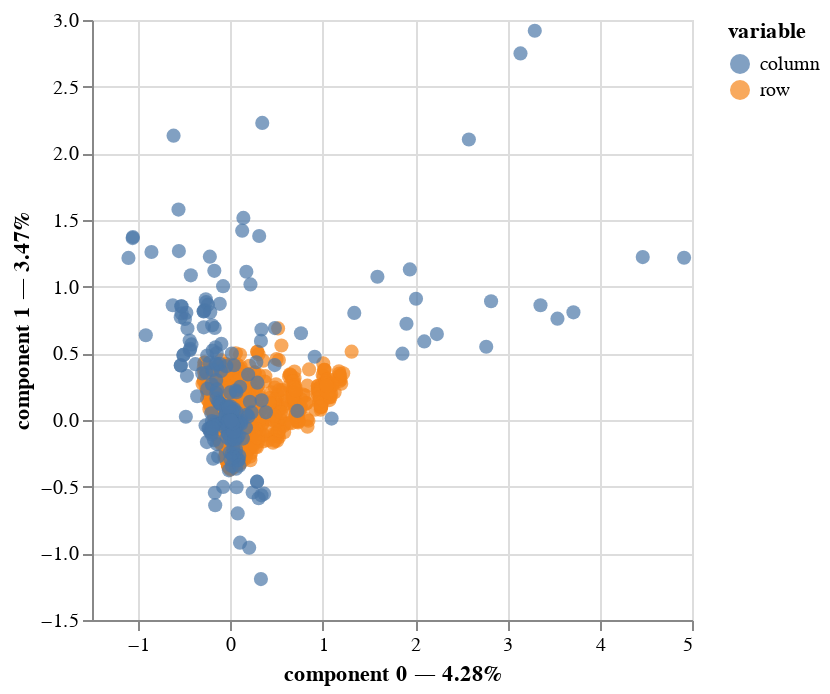

The notebook cell this image was saved under:
### Code cell
mca.plot(
    df_acc_encoded,
    x_component=0,
    y_component=1,
    show_column_markers=True,
    show_row_markers=True,
    show_column_labels=False,
    show_row_labels=False
)

### Figure 1 — Vega-Lite specification as saved in the notebook (floating-point values rounded to 4 significant figures; data arrays with more than 128 entries replaced by an {"elided": "..."} marker saying what was removed)
{"config": {"view": {"continuousWidth": 300, "continuousHeight": 300}}, "layer": [{"data": {"name": "data-bdcc45b95f4852869adb05fd7759a295"}, "mark": {"type": "circle", "size": 50}, "encoding": {"color": {"field": "variable", "type": "nominal"}, "tooltip": [{"field": "variable", "type": "nominal"}, {"field": "value", "type": "nominal"}, {"field": "component 0", "type": "quantitative"}, {"field": "component 1", "type": "quantitative"}], "x": {"axis": {"title": "component 0 — 4.28%"}, "field": "component 0", "scale": {"zero": false}, "type": "quantitative"}, "y": {"axis": {"title": "component 1 — 3.47%"}, "field": "component 1", "scale": {"zero": false}, "type": "quantitative"}}, "name": "view_5"}, {"data": {"name": "data-65c68af12b83f4ef479a961add2e3468"}, "mark": {"type": "circle", "size": 50}, "encoding": {"color": {"field": "variable", "type": "nominal"}, "tooltip": [{"field": "variable", "type": "nominal"}, {"field": "value", "type": "nominal"}, {"field": "component 0", "type": "quantitative"}, {"field": "component 1", "type": "quantitative"}], "x": {"axis": {"title": "component 0 — 4.28%"}, "field": "component 0", "scale": {"zero": false}, "type": "quantitative"}, "y": {"axis": {"title": "component 1 — 3.47%"}, "field": "component 1", "scale": {"zero": false}, "type": "quantitative"}}}], "params": [{"name": "param_5", "select": {"type": "interval", "encodings": ["x", "y"]}, "bind": "scales", "views": ["view_5"]}], "$schema": "https://vega.github.io/schema/vega-lite/v5.20.1.json", "datasets": {"data-bdcc45b95f4852869adb05fd7759a295": {"elided": "4251 records"}, "data-65c68af12b83f4ef479a961add2e3468": {"elided": "328 records"}}}
